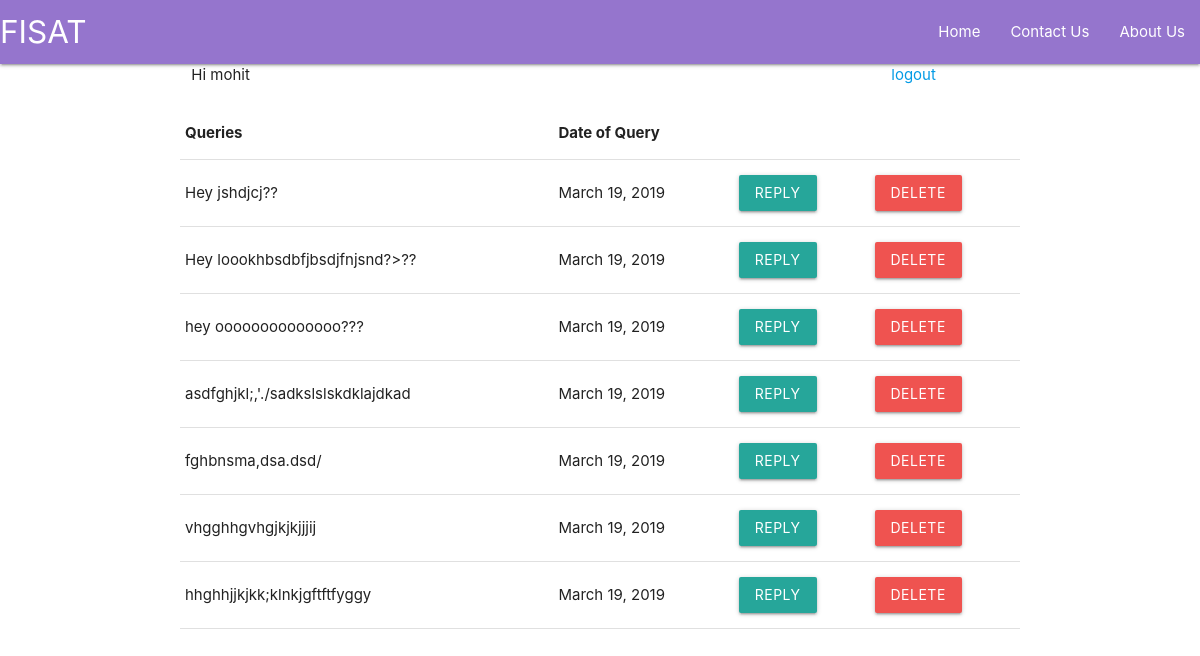
The app's page /hod/1/ (signed in), older data.
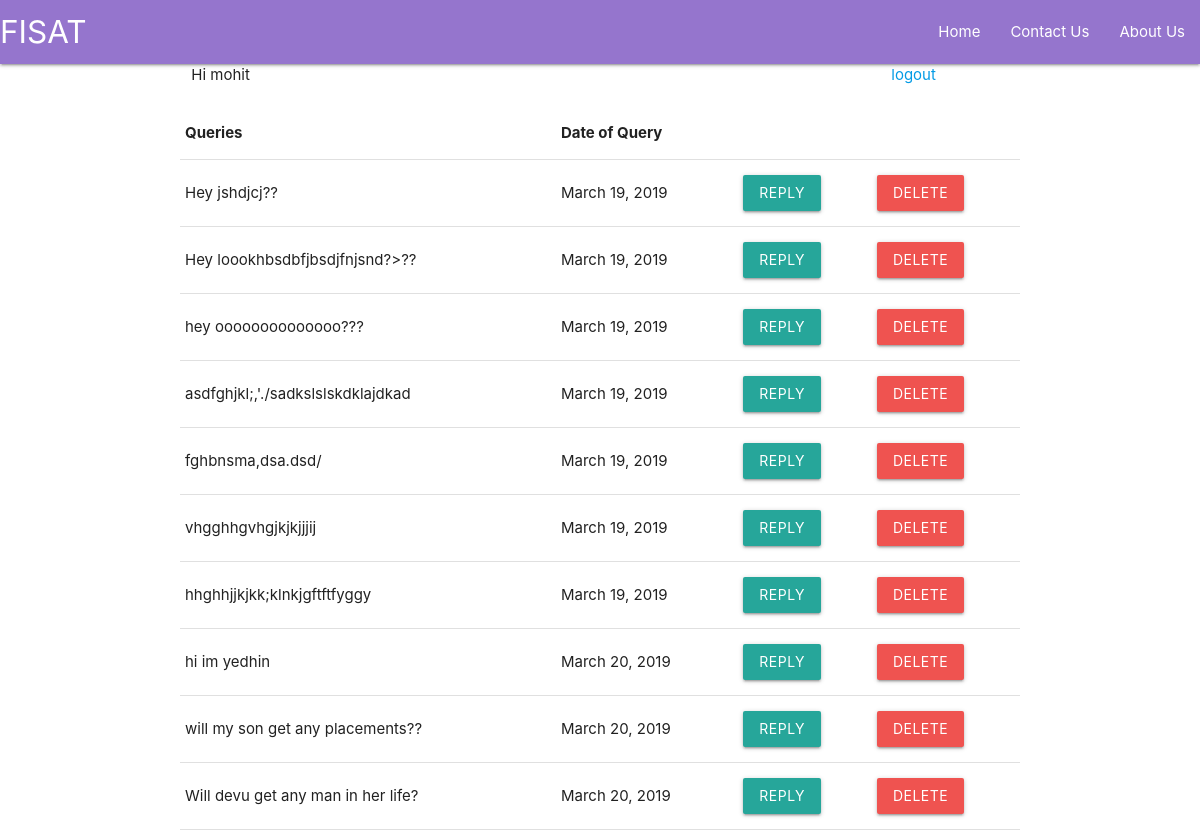
The same page, newer data.
### hod/models.py (models this page shows)
class Question(models.Model):
    query = models.CharField(max_length=300)
    branch_id = models.ForeignKey(HOD,on_delete=models.CASCADE)
    query_date = models.DateField('date asked')
    mail_id = models.CharField(max_length=45,default="default@gmail.com")

### hod/views.py (the view)
# urls.py: path('hod/<int:hod_id>/',views.hod_view,name="hod_view"),
def hod_view(request,hod_id):
    query_hod=Question.objects.filter(branch_id=HOD.objects.get(branch_id=hod_id))
    print(query_hod)
    return render(request,'hod.html',{"queries":query_hod})

### templates/hod.html (shortened to what this page needs)
<!DOCTYPE html>
<html>
<head>
     <link rel="stylesheet" href="https://cdnjs.cloudflare.com/ajax/libs/materialize/1.0.0/css/materialize.min.css">
</head>
<body>
    <nav>
        <div class="nav-wrapper  deep-purple lighten-2">
          <a href="#!" class="brand-logo">FISAT</a>
          <ul class="right hide-on-med-and-down">
            <li><a href="sass.html">Home</a></li>
            <li><a href="badges.html">Contact Us</a></li>
            <li><a href="collapsible.html">About Us</a></li>
          </ul>
        </div>
    </nav>
    {% if user.is_authenticated %}
    <div class="container">
      <div class="row">
        <div class="col s5">
          Hi {{ user.username }}
        </div>
        <div class="col s2 offset-s5">
          <a href="{% url 'logout' %}">logout</a>
        </div>
      </div>
    </div>
    <div class="container center-align">
      <table>
        <thead>
          <tr>
            <th>Queries</th>
            <th>Date of Query</th>
        </tr>
        </thead>
      <tbody>
      {% for query in queries %}{% csrf_token %}
      <tr>
          <td>{{query.query}}</td>
          <td>{{query.query_date}}</td>
          <td><a class="waves-effect waves-light btn is-rounded">Reply</a></td>
          <td><a class="waves-effect waves-light btn red lighten-1">Delete</a></td>
      </tr>
      {%endfor%}
      </tbody>
    </table>
  </div>
{% else %}
  <p>You are not logged in</p>
  <a href="{% url 'login' %}">login</a>
{% endif %}
</body>
</html>

Row changes from the older to the newer data that the page shows:
added Question: query "hi im yedhin", query_date "March 20, 2019"
added Question: query "will my son get any placements??", query_date "March 20, 2019"
added Question: query "Will devu get any man in her life?", query_date "March 20, 2019"
